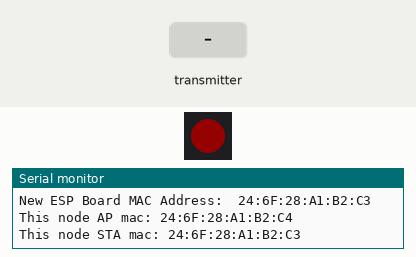
A sketch run on a simulated ESP32. On the bench: 1 RGB LEDs in strip order, left to right, the last lines printed to the serial monitor. The inputs (shaded band) are chosen by the test bench. Dim RGB values are drawn brighter than linear.

Above: at 0.1 s.
At 5.2 s:
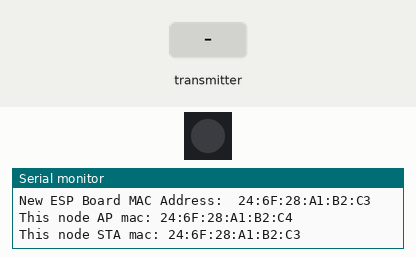
5.3 s: the transmitter starts sending a = 0
At 5.38 s:
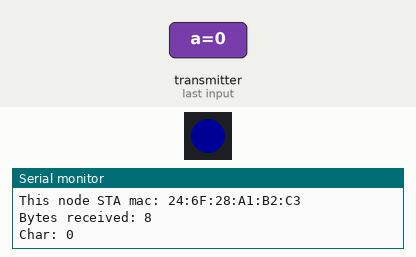
Timing chart, 0 to 14.3 s (numbered marks = the images above; inputs shaded):
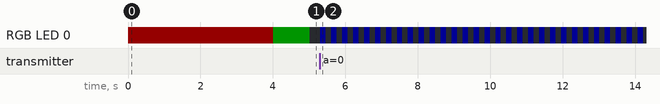

The sketch:

receiver.ino
```cpp
//#include <ESP8266WiFi.h> // ONLY ON ESP8266
//#include <espnow.h> // ONLY ON ESP8266
#include <esp_now.h>
#include <WiFi.h>
#include <esp_wifi.h>
#include <SoftwareSerial.h>
#include <FastLED.h>

#define LED_PIN 18
#define NUM_LEDS 1

uint8_t newMACAddress[] = {0xB4, 0xE6, 0x2D, 0x45, 0x8F, 0x4B}; // Change MAC to the one hardcoded in the sender

SoftwareSerial ESPserial(5, 4); // RX | TX

CRGB leds[NUM_LEDS];

typedef struct struct_message {
  char a[8];
} struct_message;

struct_message myData;
bool gotpacket = false;

int blinks = 1;
unsigned long lastblink = 0;
int blinklen = 1000;
bool blink_status = 0;


// Callback function that will be executed when data is received
//void OnDataRecv(uint8_t * mac, uint8_t *incomingData, uint8_t len) { // ONLY ON ESP8266
void OnDataRecv(const uint8_t * mac, const uint8_t *incomingData, int len) {
  memcpy(&myData, incomingData, sizeof(myData));
  Serial.print("Bytes received: ");
  Serial.println(len);
  Serial.print("Char: ");
  Serial.println(myData.a);
  Serial.println();
  ESPserial.println(myData.a);
  gotpacket = true;
  blinks = 6;
  blinklen = 150;
}


void setup(){
  Serial.begin(115200);
  Serial.println("setup()");

  //pinMode(LED_BUILTIN, OUTPUT); // ONLY ON ESP8266
  FastLED.addLeds<NEOPIXEL, LED_PIN>(leds, NUM_LEDS);
  FastLED.setMaxPowerInVoltsAndMilliamps(5, 10);
  FastLED.setBrightness(20);
  FastLED.clear();
  leds[0] = CRGB(255, 0, 0 );
  FastLED.show();

  // Set device as a Wi-Fi Station
  WiFi.mode(WIFI_STA);

  Serial.print("Old ESP Board MAC Address:  ");
  Serial.println(WiFi.macAddress());
  esp_wifi_set_mac(WIFI_IF_STA, &newMACAddress[0]);
  Serial.print("New ESP Board MAC Address:  ");
  Serial.println(WiFi.macAddress());

  ESPserial.begin(19200);

  // Init ESP-NOW
  if (esp_now_init() != 0) {
    Serial.println("Error initializing ESP-NOW");
    return;
  }

  //WiFi.mode(WIFI_AP);
  //wifi_set_macaddr(SOFTAP_IF, &mac[0]); //Note: by setting a specific MAC you can replace this slave ESP8266 device with a new one and the new slave will still pick up the data from controllers which use that MAC
  Serial.print("This node AP mac: "); Serial.println(WiFi.softAPmacAddress());
  Serial.print("This node STA mac: "); Serial.println(WiFi.macAddress());

  // Once ESPNow is successfully Init, we will register for recv CB to get recv packer info
  //esp_now_set_self_role(ESP_NOW_ROLE_SLAVE); // ONLY ON ESP8266
  esp_now_register_recv_cb(OnDataRecv);

  delay(4000);
  ESPserial.println("espnow receiver ready");

  leds[0] = CRGB(0, 255, 0 );
  FastLED.show();
}

void loop(){
  unsigned long now = millis();
  if (blinks > 0 && (now - lastblink > blinklen)) {
    lastblink = now;
    blink_status = !blink_status;
    //digitalWrite(LED_BUILTIN, !digitalRead(LED_BUILTIN)); // ONLY ON ESP8266
    leds[0] = CRGB(0, blink_status ? 255 : 0, 0);
    if (blinks > 1) {
      leds[0] = CRGB(0, 0, blink_status ? 255 : 0);
    }
    FastLED.show();
    blinks --;
    if (blinks == 0) {
      blinks = 1;
      blinklen = 1000;
    }
  }
  /*
  ESPserial.println("Receiver");
  while (ESPserial.available()) {
    Serial.write(ESPserial.read());
  }
  */
}
```
